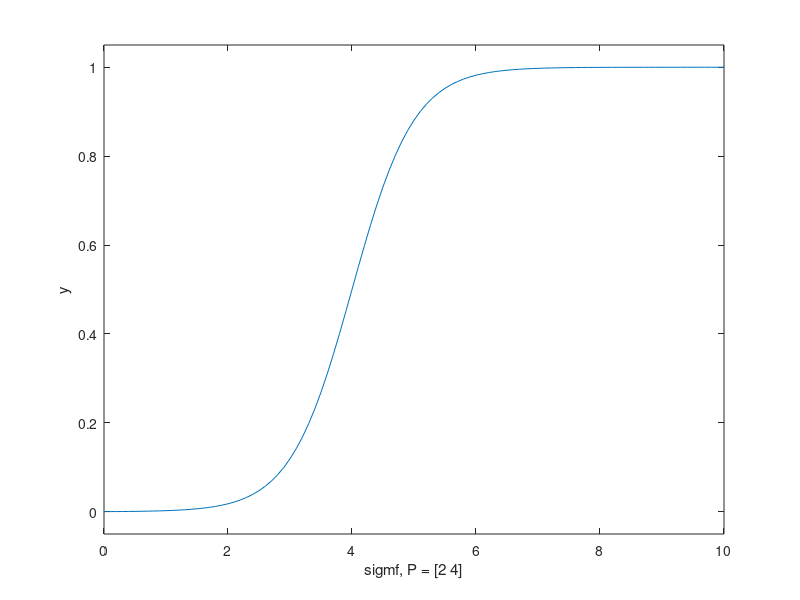

MATLAB code to generate this figure:
% Example of a Logistic Function / Sigmoidal Function
%
% Ref.: https://www.mathworks.com/help/fuzzy/sigmf.html
%
% Author: Victor Jatoba
% Date: 12/10/16

% y = sigmf(x,[a c]);

x = 0:0.1:10;
y = sigmf(x,[2 4]);
plot(x,y)
xlabel('sigmf, P = [2 4]')
ylabel('y');
ylim([-0.05 1.05])